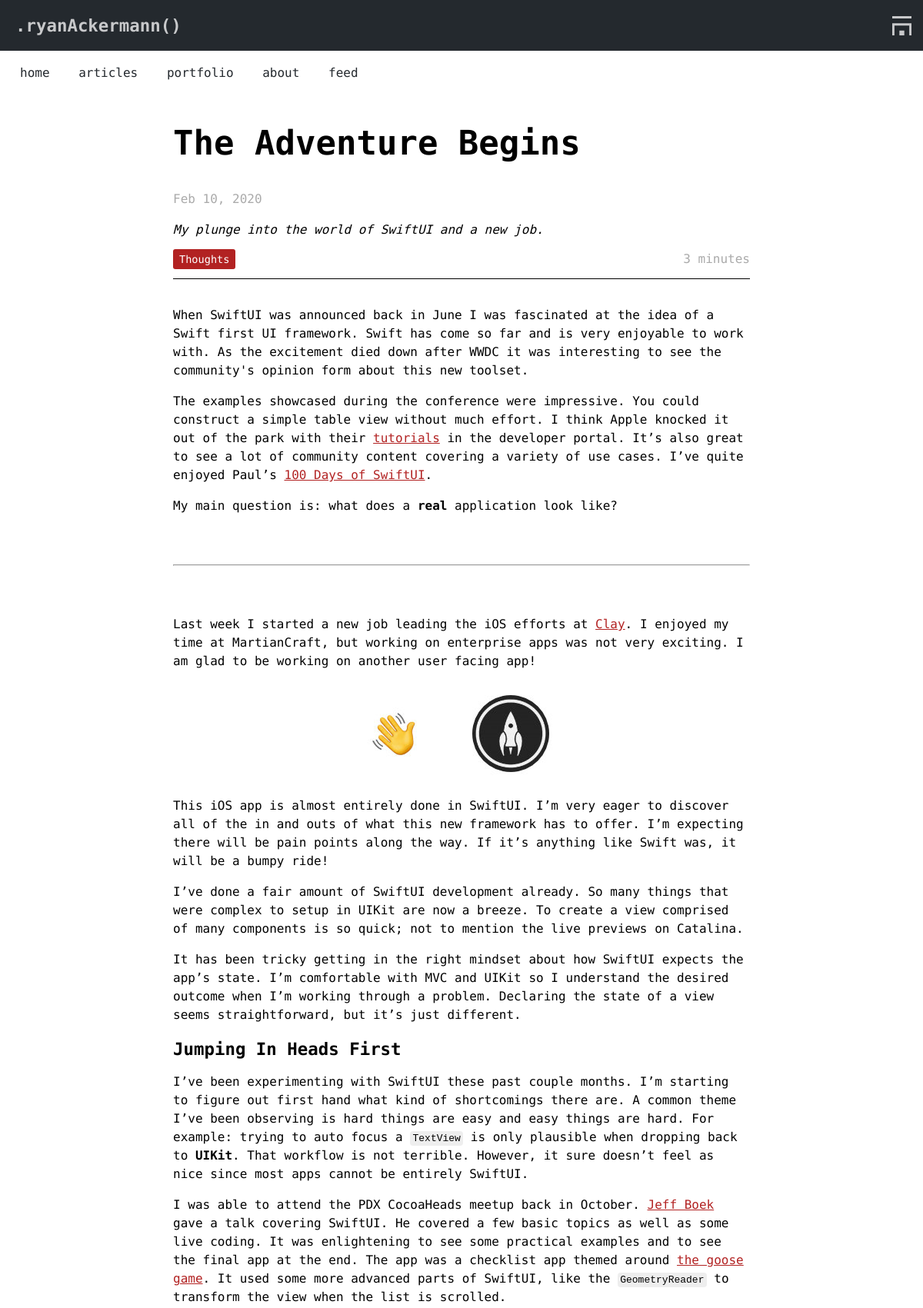
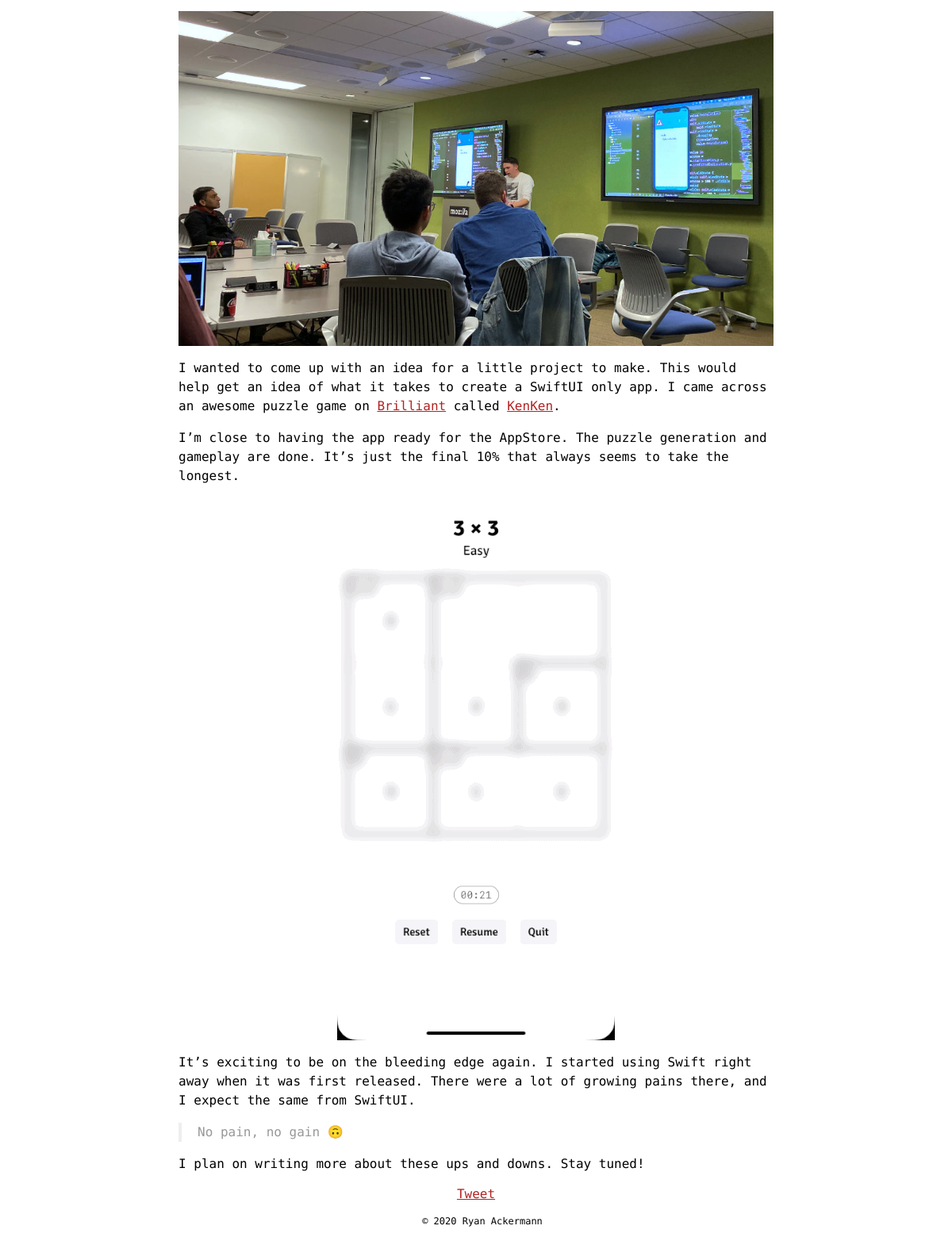
/posts/the-adventure-begins, run on the app's committed database (2 pictures, top to bottom).
### app/models.py (models this page shows, shortened)
class Post(db.Model):
    id = db.Column(db.Integer, primary_key = True)
    title = db.Column(db.String)
    description = db.Column(db.String)
    content = db.Column(db.String)
    slug = db.Column(db.String)
    timestamp = db.Column(db.DateTime)
    draft = db.Column(db.Boolean, default=True)
    category_id = db.Column(db.Integer, db.ForeignKey('category.id'))
    category = db.relationship('Category', backref=db.backref('posts', lazy='dynamic'))

class Category(db.Model):
    id = db.Column(db.Integer, primary_key=True)
    name = db.Column(db.String(50))

### app/views.py (the view)
@app.route('/posts/<slug>')
def post_view(slug):
	post = Post.query.filter_by(slug=slug).first()
	word_count = len(post.content.split())
	dur = int(math.ceil(word_count / 200))
	if dur < 3:
		dur = None
	today = date.today()
	cpwy = today.year
	return render_template('view_post.html', title=post.title, post=post, dur=dur, cpwy=cpwy, auth=has_auth(), current='home')

### app/__init__.py (called while the page is built)
@app.template_filter('prettytime')
def prettytime(date):
    return date.strftime("%b %d, %Y")

### app/views.py (called while the page is built)
def has_auth():
	return 'username' in session

### app/templates/view_post.html (shortened to what this page needs)
{% extends "base.html" %}
{% block stylesheet %}
	<link rel="stylesheet" type="text/css" href="/static/stylesheets/view_post_v1.css">
	<link rel="stylesheet" type="text/css" href="/static/stylesheets/github.css">
{% endblock %}
{% block content %}
	<article style="{% if post.draft %}background-color: #f8f8f8;{% endif %}">
		<h1 id="title">{{ post.title }}</h1>
		<p id="timestamp">{{ post.timestamp|prettytime }}</p>
		<p><em>{{ post.description }}</em></p>
		<div id="catDur">
			<span id="category">{{ post.category.name }}</span>
			{% if dur %}
				<span id="duration">{{ dur }} minutes</span>
			{% endif %}
		</div>
		<p>{{ post.content|markdown }}</p>
		{% if not post.draft %}
			<div id="share-button">
				<a href="https://twitter.com/share" class="twitter-share-button" data-size="large" data-via="naturaln0va" data-show-count="false">Tweet</a><script async src="//platform.twitter.com/widgets.js" charset="utf-8"></script>
			</div>
		{% endif %}
		<footer>&copy; {{cpwy}} Ryan Ackermann</footer>
	</article>
{% endblock %}

### app/static/stylesheets/primary.css (style rules this page uses)
:root { --border-color: #CCC; --better-black: #24292E; --better-white: #C8C9CB; --main-color: firebrick; --main-hover-color: #C4191C; --main-background: linear-gradient(90deg, #2E94B9 0%, #27b1b1 100%); }
body { font-family: 'Fira Mono', monospace; background: #FFF; text-align: left; margin: 0; }
body h1 { font-size: 1.6em; }
body h2 { font-size: 1.4em; }
body article { width: 85%; margin: 0 auto; max-width: 750px; }
body article a { color: var(--main-color); }

### app/static/stylesheets/view_post_v1.css (style rules this page uses)
article p { line-height: 1.5; }
article hr { margin: 4em 0; }
article code { font-family: monospace; white-space: pre; background: #eee; padding: 0.15em 0.25em; border-radius: 4px; }
article img { height: auto; max-width: 100%; display: block; margin-left: auto; margin-right: auto; }
article blockquote { color: #989898; border-left: 4px solid #eee; padding-left: 20px; margin: 0; }
footer { left: 0px; bottom: 0px; width: 100%; padding: 18px 8px; text-align: center; font-size: 0.75em; background-color: #FFF; }
h1#title { font-size: 2.75em; }
#timestamp { color: #aaa; }
#share-button { margin: 0 auto; text-align: center; }
#catDur { margin-bottom: 35px; padding-bottom: 16px; border-bottom: 1px solid black; }
#category { color: white; display: inline; font-size: 0.85em; padding: 5px 8px; background-color: var(--main-color); border-radius: 3px; }
#duration { color: #aaa; float: right; display: inline; }

### data on the page
Post: title "The Adventure Begins", timestamp|prettytime "Feb 10, 2020", description "My plunge into the world of SwiftUI and a new job.", content "When SwiftUI was announced back in June I was fascinated at the idea of a Swift first UI framework. Swift has come so far and is very enjoyable to work with. As the excitement died down after WWDC it was interesting to see the community's opinion form about this new toolset. The examples showcased during the conference were impressive. You could construct a simple table view without much effort. I think Apple knocked it out of the park with their tutorials in the developer portal. It’s also great to see a lot of community content covering a variety of use cases. I’ve quite enjoyed Paul’s 100 Days of SwiftUI . My main question is: what does a real application look like? Last week I started a…", content (picture)
Category: category.name "Thoughts"

### other printed values
{{ dur }} "3"
